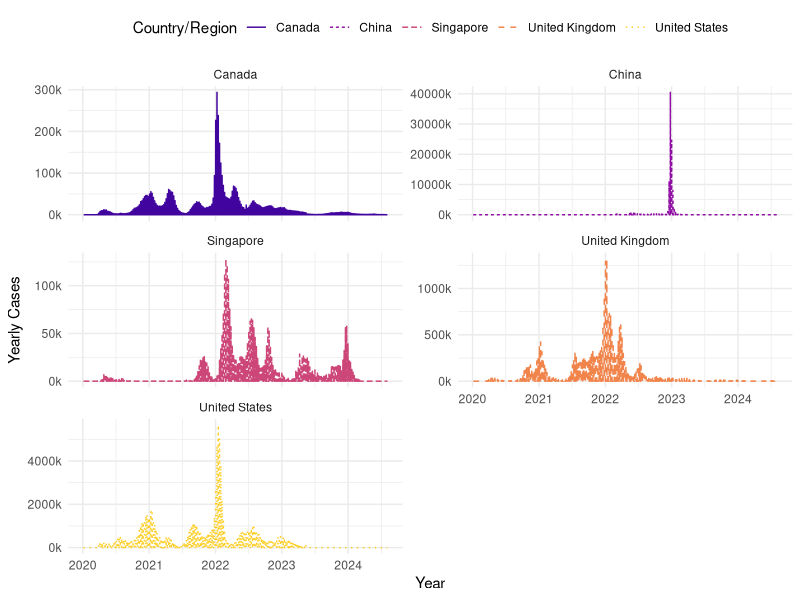
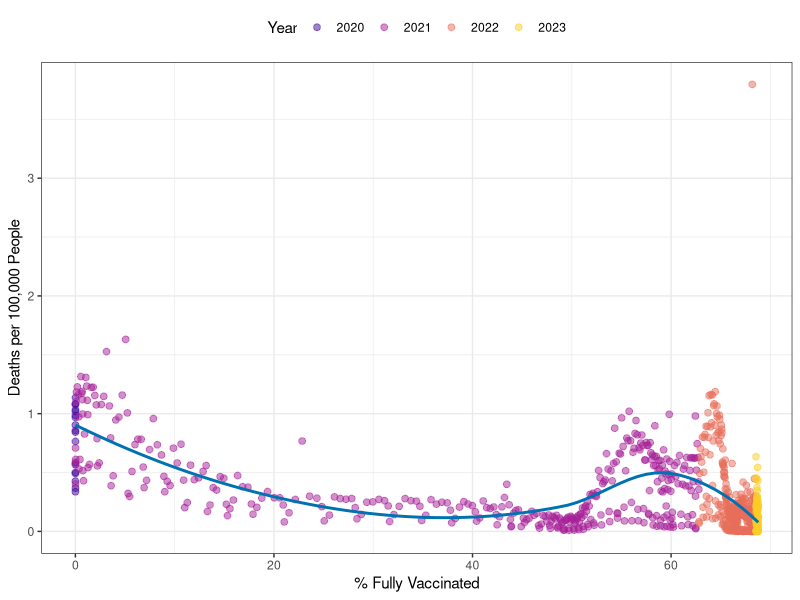
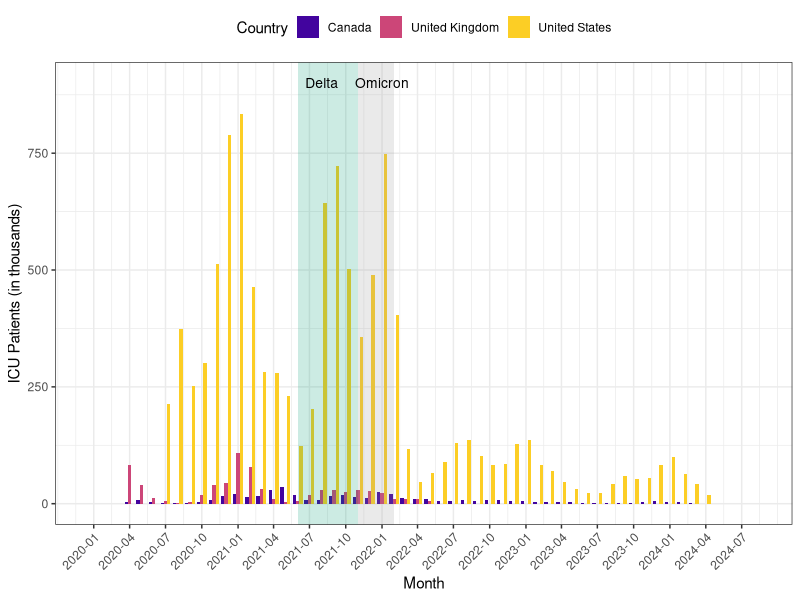

These figures' R source, in order:

# Load required packages ----
library(ggplot2)
library(dplyr)
library(tidyverse)
library(lubridate)

# How did daily COVID-19 case counts evolve across countries over time? ----
# Create a line plot to represent the cases for each of the 5 countries
# Calculate new Yearly cases ----
covidTidy <- read_csv("tidied_data/owid_covid_data_filtered_final.csv") %>%
  mutate(
    date = as.Date(date),
    new_cases = total_cases - lag(total_cases),
    new_cases = ifelse(new_cases < 0, 0, new_cases) / 1000
  )

ggplot(covidTidy, aes(x = date, y = new_cases, color = country, linetype = country)) +
  geom_line(size = 0.5) +
  scale_color_viridis_d(option = "plasma", begin = 0.1, end = 0.9) +
  labs(
    x = "Year",
    y = "Yearly Cases",
    color = "Country/Region",
    linetype = "Country/Region"
  ) +
  scale_y_continuous(labels = function(x) paste0(x, "k")) +
  theme_minimal() +
  theme(
    legend.position = "top"
  ) +
  facet_wrap(~ country, scales = "free_y", ncol = 2)
# What is the relationship between vaccination rates and death rates in the US? ----
# Create a scatter plot to represent the relationship between vaccination rates and death rates in the US.

# Reshape US data ----
# Calculate the percentages of the fully vaccinated individuals.
# Calculate the death rates per 100k people.

covidUSA <- read_csv("tidied_data/covid_datahub_USA_filtered.csv") %>%
  mutate(
    date = as.Date(date),
    pct_fully_vaccinated = (people_fully_vaccinated / 335000000) * 100,
    daily_deaths = deaths - lag(deaths),
    death_rate_per_100k = (daily_deaths / 335000000) * 100000,
    year_date = as.factor(year(date))
  ) %>%
  filter(pct_fully_vaccinated > 0, daily_deaths > 0)

ggplot(covidUSA, aes(x = pct_fully_vaccinated, y = death_rate_per_100k, color = year_date)) +
  geom_point(alpha = 0.5, size = 2) +
  scale_color_viridis_d(option = "plasma", begin = 0.1, end = 0.9) +
  geom_smooth(method = "loess", se = FALSE, color = "#0072B2") +
  labs(
    x = "% Fully Vaccinated",
    y = "Deaths per 100,000 People",
    color = "Year"
  ) +
  theme_bw() +
  theme(
    legend.position = "top"
  )


# How did ICU occupancy change during pandemic surges? ----
# Create a grouped bar chart showing ICU patients for each of the three countries.
# Highlight the delta and Omicron surges

# Data Wrangling ----
# Filter the three countries to focus on
# Change the date format to month and year

covid_ICU <- read_csv("tidied_data/owid_covid_data_filtered_final.csv") %>%
  mutate(
    date = as.Date(date),
    date_ym =  as.Date(format(date, "%Y-%m-01"))
  ) %>%
  filter(country %in% c("United States", "United Kingdom", "Canada")) %>%
  group_by(country, date_ym) %>%
  summarise(icu_patients = sum(icu_patients, na.rm = TRUE), .groups = "drop") %>%
  mutate(icu_patients = icu_patients / 1000)

ggplot(covid_ICU, aes(x = date_ym, y = icu_patients, fill = country)) +
  geom_bar(stat = "identity", position = "dodge") +
  scale_fill_viridis_d(option = "plasma", begin = 0.1, end = 0.9) +
  annotate("rect", xmin = as.Date("2021-06-01"), xmax = as.Date("2021-11-01"), ymin = -Inf, ymax = Inf, alpha = 0.2, fill = "#009E73") +
  annotate("rect", xmin = as.Date("2021-11-01"), xmax = as.Date("2022-02-01"), ymin = -Inf, ymax = Inf, alpha = 0.2, fill = "#999999") +
  annotate("text", x = as.Date("2021-08-01"), y = 900, label = "Delta", size = 3.5) +
  annotate("text", x = as.Date("2022-01-01"), y = 900, label = "Omicron", size = 3.5) +
  labs(
    x = "Month",
    y = "ICU Patients (in thousands)",
    fill = "Country"
  ) +
  scale_x_date(
    breaks = seq(as.Date("2020-01-01"), as.Date("2024-08-01"), by = "3 months"),
    date_labels = "%Y-%m"
  ) +
  theme_bw() +
  theme(
    axis.text.x = element_text(angle = 45, hjust = 1),
    legend.position = "top"
  )
